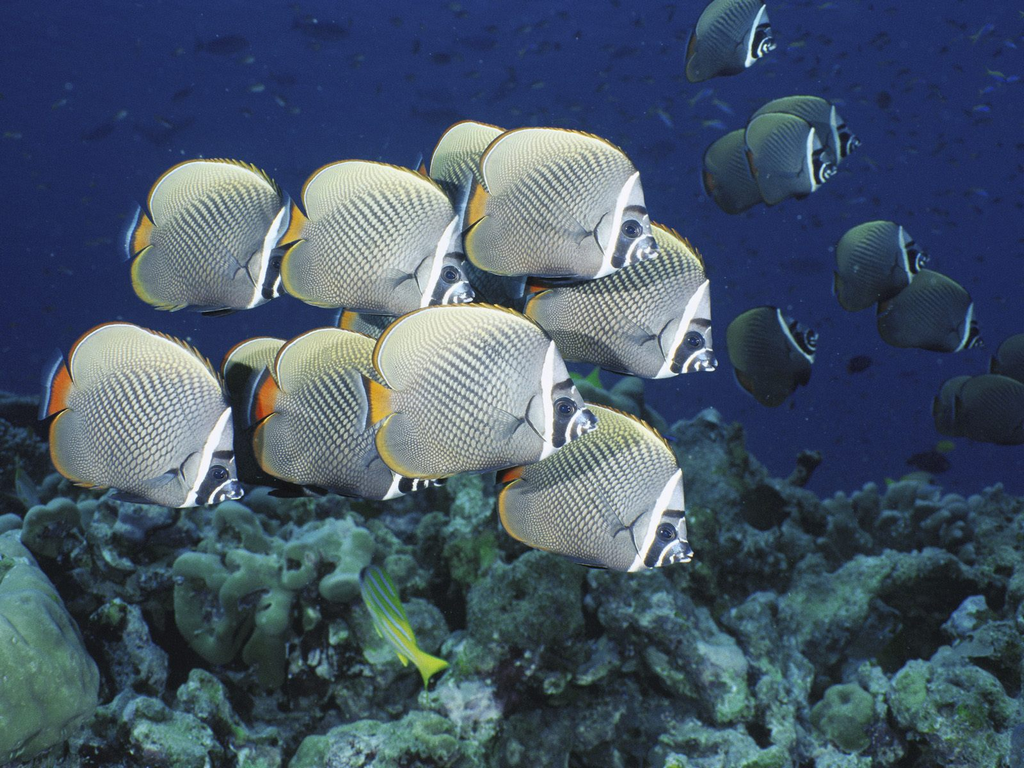
#> input picture Course 4/Presentation of Graphic Information/Labs/image.bmp, 1024 x 768 px
$ python lab1.py
#> lines starting #> are read from the running program, lines starting #| are printed output that depends on the picture; long printed decimals are rounded
from PIL import Image


def main() -> int:
    image = Image.open("image.bmp")
#> image is the input picture: PIL image 1024x768 RGB; mean R, G, B 70.4, 86.2, 103.2
    image_matrix = image.load()
    print(f'Format: {image.format}\nSize: {image.size}\nColor-type: {image.mode}')
#| Format: BMP
#| Size: (1024, 768)
#| Color-type: RGB
    print(image.info)
#| {'dpi': (299.999, 299.999), 'compression': 0}

    for i in range(image.width):
        for j in range(image.height):
            Y = int(image_matrix[i, j][0] * 0.299 + image_matrix[i, j][1] * 0.587 + image_matrix[i, j][2] * 0.114)
            image_matrix[i, j] = (Y, Y, Y, 0)
    image.save("image_grayscale.bmp", "bmp")
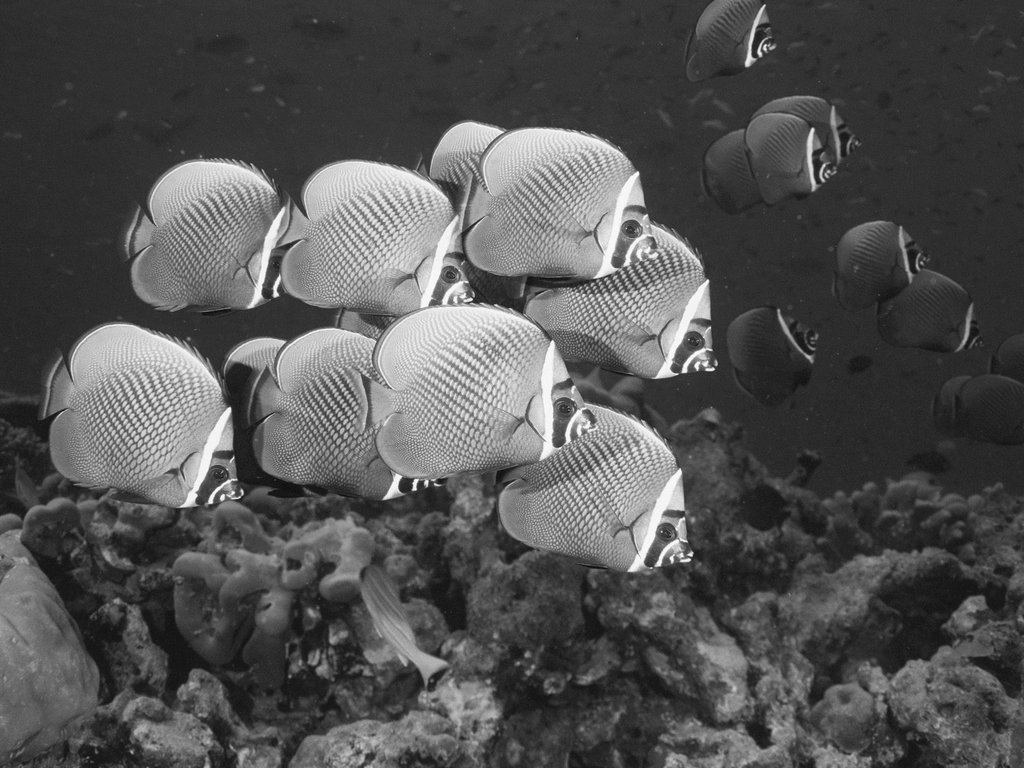
#> saved as image_grayscale.bmp: PIL image 1024x768 RGB; min 8, max 254, mean 82.9
    return 0


if __name__ == '__main__':
    exit(main())
#> (the program exits here)
